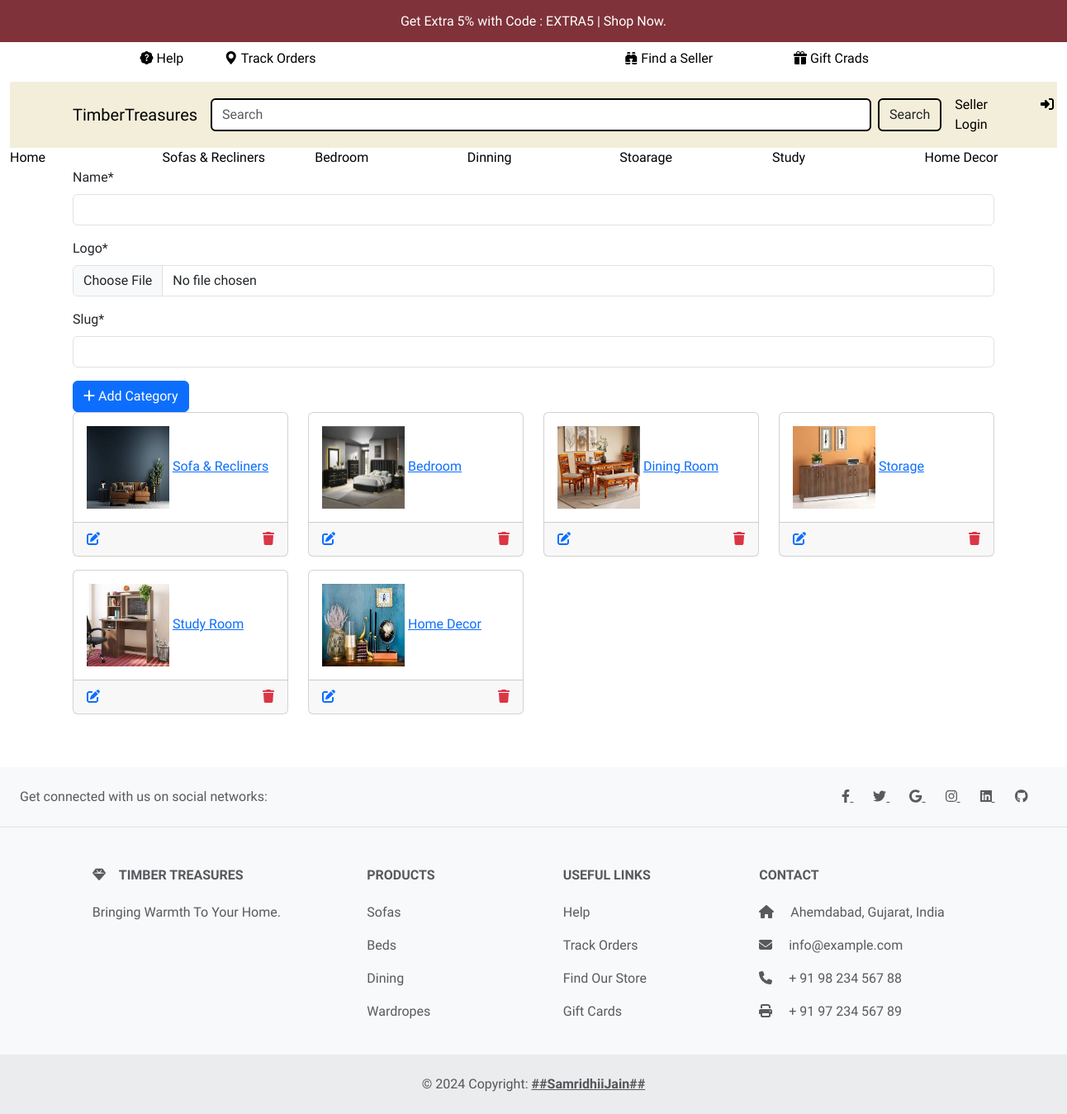
The page /category/ on the database its author committed.
### product/models.py (models this page shows, shortened)
class Category(models.Model):
    name = models.CharField(max_length=255)
    logo = models.ImageField(upload_to='category/')
    slug = models.SlugField(max_length=255, unique=True)

### product/views.py (the view)
# urls.py: path('category/', category_list, name='category_list'),
def category_list(request):
    return render(
        request,
        'products/category_list.html',
        {
            'categories': Category.objects.all(),
            'form': CategoryForm()
        }
    )

### product/forms.py
class CategoryForm(forms.ModelForm):
    class Meta:
        model = Category
        fields = '__all__' # display all fields

### templates/products/category_list.html (shortened to what this page needs)
{% extends 'layout/base.html' %}
{% load static %}
{% load crispy_forms_tags %}
{% block content %}
<div class="container">
    <div class="row">
        <form action="{% url 'category_create' %}" method="post" enctype="multipart/form-data">
            {{ form|crispy }}
            <button class="btn btn-primary">
                <i class="fas fa-plus"></i> Add Category
            </button>
        </form>
    </div>
    <div class="row">
        {% for item in categories %}
        <div class="col-md-3 mb-3">
            <div class="card">
                <div class="card-body">
                    <img src="{{item.logo.url}}" alt="logo" width="100" height="100" class="rouded-5">
                    <a href="{% url 'product_list_by_category' item.slug %}">
                        {{ item.name }}
                    </a>
                </div>
                <div class="card-footer ">
                    <div class="d-flex justify-content-between">
                        <a href="{% url 'category_edit' item.slug %}">
                            <i class="fas fa-edit"></i>
                        </a>
                        <a href="{% url 'category_delete' item.slug %}">
                            <i class="fas fa-trash text-danger"></i>
                        </a>
                    </div>
                </div>
            </div>
        </div>
        {% empty %}
        <h4>No category available</h4>
        {% endfor %}
    </div>
</div>
{% endblock content %}

### templates/layout/base.html (style rules this page uses)
body { font-family: "Lobster", sans-serif; font-weight: 400; font-style: normal; }

### rows shown on the page
Category: logo (picture), name "Sofa & Recliners"
Category: logo (picture), name "Bedroom"
Category: logo (picture), name "Dining Room"
Category: logo (picture), name "Storage"
Category: logo (picture), name "Study Room"
Category: logo (picture), name "Home Decor"
